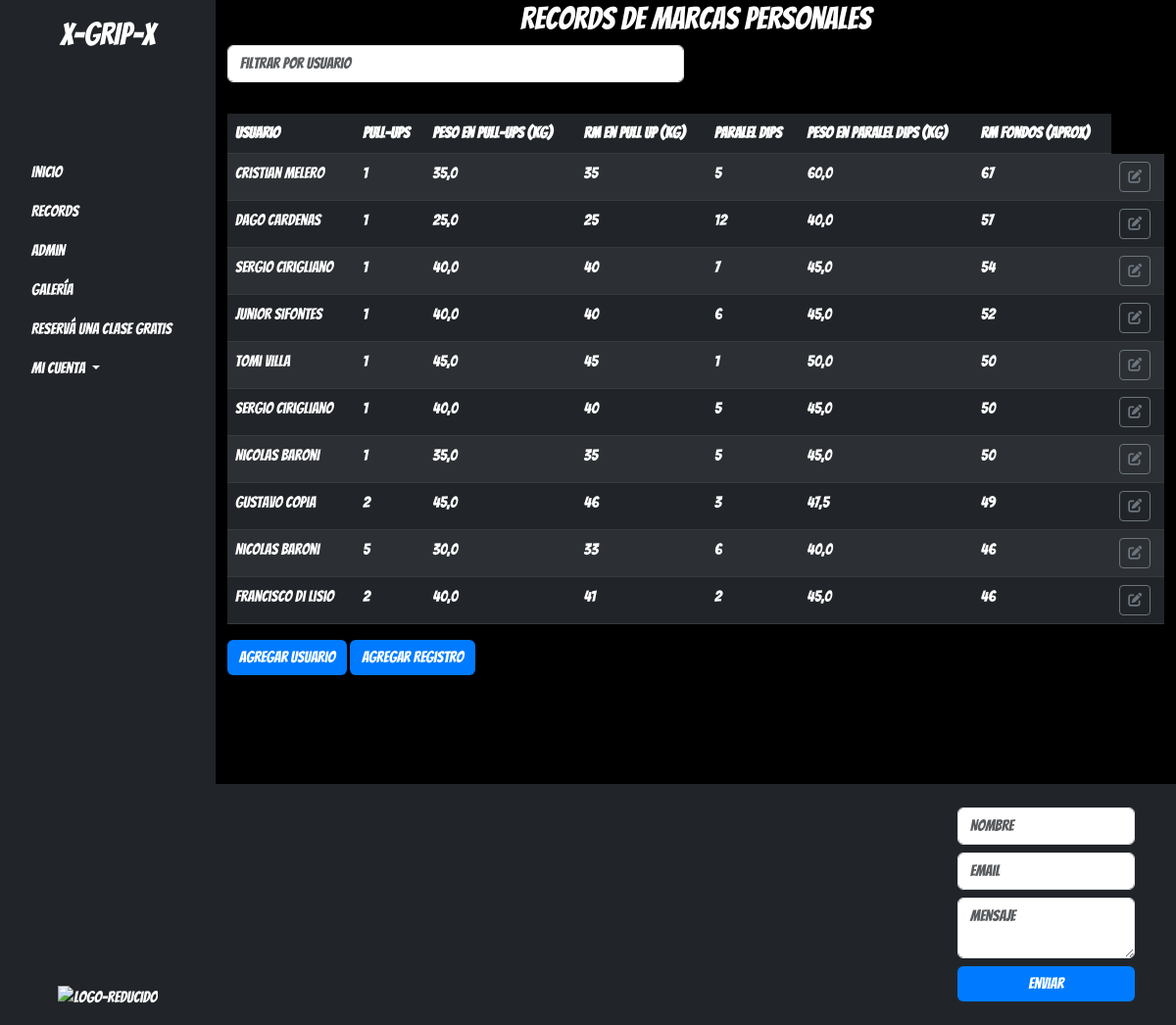
Screenshot of /user/records (signed in) with the database file from the repository.
### data/models.py (models this page shows, shortened)
class PrData(models.Model):
    user = models.ForeignKey(Persona, on_delete=models.CASCADE)
    user_weight = models.FloatField(null=True, blank=True)
    date = models.ForeignKey(DateOfMedition, on_delete=models.PROTECT)
    pull_up = models.IntegerField(null=True, blank=True)
    pull_up_weight = models.FloatField(null=True, blank=True)
    paralel_dips = models.IntegerField(null=True, blank=True)
    paralel_dips_weight = models.FloatField(null=True, blank=True)
    skater_squat = models.IntegerField(null=True, blank=True)
    skater_squat_weight = models.FloatField(null=True, blank=True)
    def maxRepParalelDips(self):
        if isinstance(self.paralel_dips, (int, float)) and isinstance(self.paralel_dips_weight, (int, float)):
            dips_max = int(int(self.paralel_dips_weight) /
                           (1.0278 - (0.0278 * int(self.paralel_dips))))
            return dips_max
        return 0
    def maxRepPullUp(self):
        if isinstance(self.pull_up, (int, float)) and isinstance(self.pull_up_weight, (int, float)):
            pull_max = int(int(self.pull_up_weight) /
                           (1.0278-(0.0278 * int(self.pull_up))))
            return pull_max
        return 0

class Persona(models.Model):
    name = models.CharField(max_length=50, null=False, blank=False)

### data/views.py (the view)
# urls.py: path('records', views.RecordsListView.as_view(), name='records'),
class RecordsListView(ListView):
    model = PrData
    template_name = 'data/records.html'
    def get_queryset(self):
        queryset = super().get_queryset()
        queryset = sorted(
            queryset, key=lambda record: record.maxRepParalelDips(), reverse=True)
        return [record for record in queryset if record.maxRepParalelDips()]

### templates/data/records.html (shortened to what this page needs)
{% extends "index.html" %}
{% load static %}
{% block content %}
<div class="container">
    <h2 class="text-center">Records de Marcas Personales</h2>
    <div class="row mb-3">
        <div class="col-md-6">
            <input type="text" id="userFilter" placeholder="Filtrar por usuario" class="form-control mb-3">
        </div>
    </div>
    <div class="table-responsive">
        <table class="table table-striped">
            <thead class="table-dark">
                <tr>
                    <th scope="col">Usuario</th>
                    <th scope="col">Pull-Ups</th>
                    <th scope="col">Peso en Pull-Ups (kg)</th>
                    <th scope="col">RM en Pull Up (kg)</th>
                    <th scope="col">Paralel Dips</th>
                    <th scope="col">Peso en Paralel Dips (kg)</th>
                    <th scope="col">RM Fondos (aprox)</th>
                </tr>
            </thead>
            <tbody id='recordsTableBody' class="table-dark">
                {% for record in object_list|slice:":10"  %}
                <tr>
                    <td>{{ record.user.name }}</td>
                    <td>{{ record.pull_up }}</td>
                    <td>{{ record.pull_up_weight }}</td>
                    <td>{{ record.maxRepPullUp }}</td>
                    <td>{{ record.paralel_dips }}</td>
                    <td>{{ record.paralel_dips_weight }}</td>
                    <td>{{ record.maxRepParalelDips }}</td>
                    {% if user.is_superuser %}
                    <td>
                        <a href="{% url 'edit_record' record.id %}" class="btn btn-outline-secondary btn-sm" title="Editar">
                            <i class="fas fa-edit"></i>
                        </a>
                    </td>
                    {%endif%}
                </tr>
                {% empty %}
                <tr>
                    <td colspan="5" class="text-center">No hay registros disponibles</td>
                </tr>
                {% endfor %}
            </tbody>
        </table>
        {% if user.is_superuser %}
        <div class="mb-3 text-right">
            <a href={% url 'add_user' %}><button class="btn btn-primary">Agregar Usuario</button></a>
            <a href={% url 'add_record' %}><button class="btn btn-primary">Agregar Registro</button></a>
        </div>
        {% endif %}
    </div>
</div>
{% endblock %}

### static/css/style.css (style rules this page uses)
body, html { height: 100%; margin: 0; background-color: #000; color: #fff; font-family: "Bangers", system-ui; font-weight: 400; font-style: normal; }
.btn-primary { background-color: #007bff; border: none; }

### templates/data/records.html (style rules this page uses)
.table-striped tbody tr:nth-of-type(odd) { background-color: rgba(255, 0, 0, 0.05); }
.table-dark { background-color: #343a40; color: #fff; }
.table-responsive { overflow-x: auto; }

### rows the page displays
PrData: user.name "Cristian Melero", pull_up "1", pull_up_weight "35,0", maxRepPullUp "35", paralel_dips "5", paralel_dips_weight "60,0", maxRepParalelDips "67"
PrData: user.name "Dago Cardenas", pull_up "1", pull_up_weight "25,0", maxRepPullUp "25", paralel_dips "12", paralel_dips_weight "40,0", maxRepParalelDips "57"
PrData: user.name "Sergio Cirigliano", pull_up "1", pull_up_weight "40,0", maxRepPullUp "40", paralel_dips "7", paralel_dips_weight "45,0", maxRepParalelDips "54"
PrData: user.name "Junior Sifontes", pull_up "1", pull_up_weight "40,0", maxRepPullUp "40", paralel_dips "6", paralel_dips_weight "45,0", maxRepParalelDips "52"
PrData: user.name "Tomi Villa", pull_up "1", pull_up_weight "45,0", maxRepPullUp "45", paralel_dips "1", paralel_dips_weight "50,0", maxRepParalelDips "50"
PrData: user.name "Sergio Cirigliano", pull_up "1", pull_up_weight "40,0", maxRepPullUp "40", paralel_dips "5", paralel_dips_weight "45,0", maxRepParalelDips "50"
PrData: user.name "Nicolas Baroni", pull_up "1", pull_up_weight "35,0", maxRepPullUp "35", paralel_dips "5", paralel_dips_weight "45,0", maxRepParalelDips "50"
PrData: user.name "Gustavo Copia", pull_up "2", pull_up_weight "45,0", maxRepPullUp "46", paralel_dips "3", paralel_dips_weight "47,5", maxRepParalelDips "49"
PrData: user.name "Nicolas Baroni", pull_up "5", pull_up_weight "30,0", maxRepPullUp "33", paralel_dips "6", paralel_dips_weight "40,0", maxRepParalelDips "46"
PrData: user.name "Francisco Di Lisio", pull_up "2", pull_up_weight "40,0", maxRepPullUp "41", paralel_dips "2", paralel_dips_weight "45,0", maxRepParalelDips "46"
